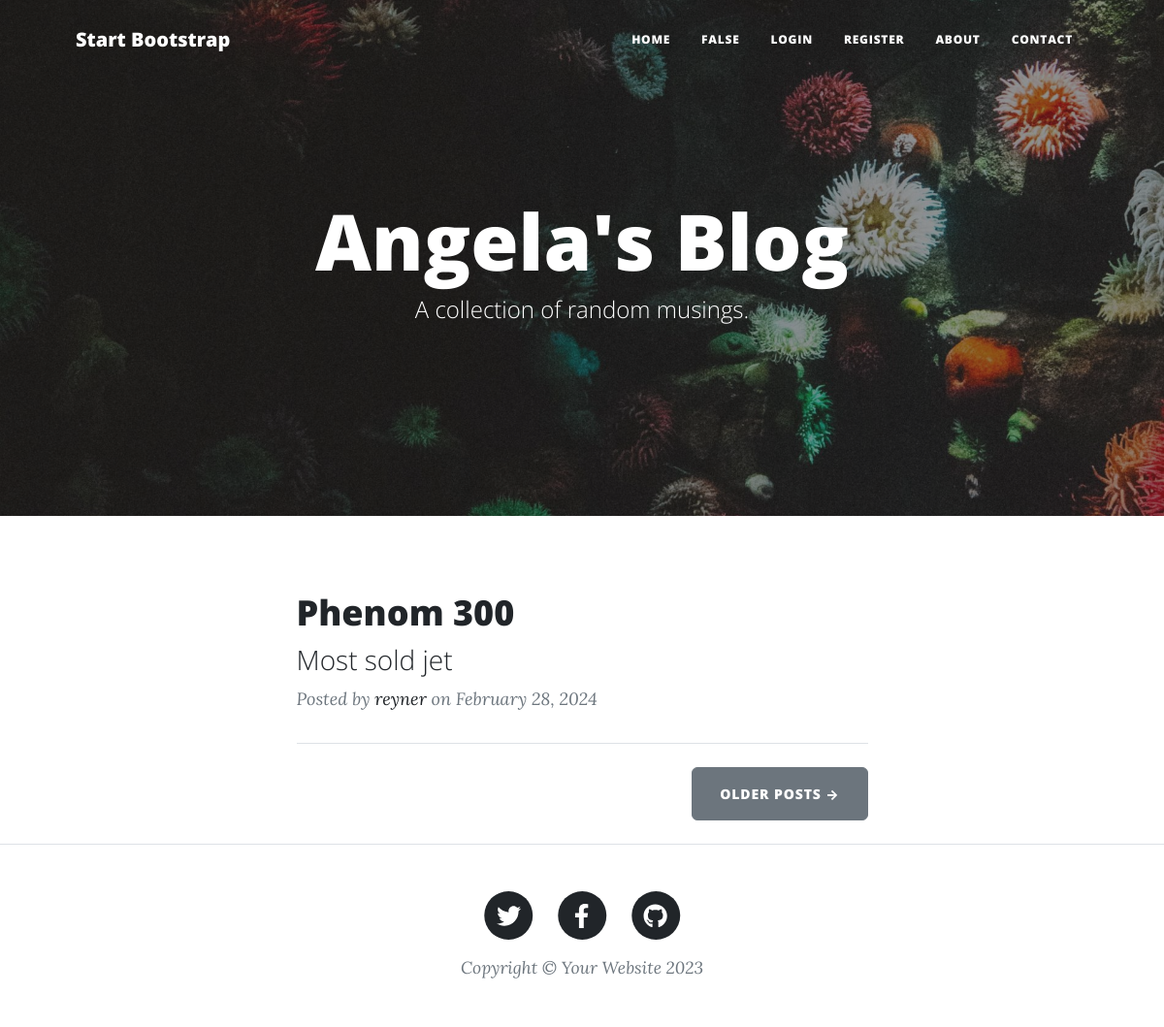
The page / on the database its author committed.
### main.py (models this page shows)
class BlogPost(db.Model):
    __tablename__ = "blog_posts"
    id: Mapped[int] = mapped_column(Integer, primary_key=True)
    author_id: Mapped[int] = mapped_column(Integer, db.ForeignKey('users.id'))
    author = relationship('User', back_populates='posts')
    title: Mapped[str] = mapped_column(String(250), unique=True, nullable=False)
    subtitle: Mapped[str] = mapped_column(String(250), nullable=False)
    date: Mapped[str] = mapped_column(String(250), nullable=False)
    body: Mapped[str] = mapped_column(Text, nullable=False)
    img_url: Mapped[str] = mapped_column(String(250), nullable=False)
    comments = relationship("Comment", back_populates="parent_post")

class User(UserMixin, db.Model):
    __tablename__ = "users"
    id: Mapped[int] = mapped_column(Integer, primary_key=True)
    email: Mapped[str] = mapped_column(String(100), unique=True)
    password: Mapped[str] = mapped_column(String(100))
    name: Mapped[str] = mapped_column(String(100))
    posts = relationship("BlogPost", back_populates="author")
    comments = relationship("Comment", back_populates="comment_author")

### main.py (the view)
@app.route('/')
def get_all_posts():
    result = db.session.execute(db.select(BlogPost))
    posts = result.scalars().all()
    return render_template("index.html", all_posts=posts)

### templates/index.html (shortened to what this page needs)
{% include "header.html" %}
<header
  class="masthead"
  style="background-image: url('../static/assets/img/home-bg.jpg')"
>
  <div class="container position-relative px-4 px-lg-5">
    <div class="row gx-4 gx-lg-5 justify-content-center">
      <div class="col-md-10 col-lg-8 col-xl-7">
        <div class="site-heading">
          <h1>Angela's Blog</h1>
          <span class="subheading">A collection of random musings.</span>
        </div>
      </div>
    </div>
  </div>
</header>
<div class="container px-4 px-lg-5">
  <div class="row gx-4 gx-lg-5 justify-content-center">
    <div class="col-md-10 col-lg-8 col-xl-7">
      {% for post in all_posts %}
      <div class="post-preview">
        <a href="{{ url_for('show_post', post_id=post.id) }}">
          <h2 class="post-title">{{ post.title }}</h2>
          <h3 class="post-subtitle">{{ post.subtitle }}</h3>
        </a>
        <p class="post-meta">
          Posted by
          <a href="#">{{post.author.name}}</a>
          on {{post.date}}
        </p>
      </div>
      <hr class="my-4" />
      {% endfor %}
      <div class="d-flex justify-content-end mb-4">
        <a class="btn btn-secondary text-uppercase" href="#!">Older Posts →</a>
      </div>
    </div>
  </div>
</div>
{% include "footer.html" %}

### templates/header.html (shortened to what this page needs)
<!DOCTYPE html>
<html lang="en">
  <head>
    {% block styles %}
    {{ bootstrap.load_css() }}
    <link
      href="{{ url_for('static', filename='css/styles.css') }}"
      rel="stylesheet"
    />
    {% endblock %}
  </head>
  <body>
    <nav class="navbar navbar-expand-lg navbar-light" id="mainNav">
      <div class="container px-4 px-lg-5">
        <a class="navbar-brand" href="/">Start Bootstrap</a>
        <div class="collapse navbar-collapse" id="navbarResponsive">
          <ul class="navbar-nav ms-auto py-4 py-lg-0">
            <li class="nav-item">
              <a
                class="nav-link px-lg-3 py-3 py-lg-4"
                href="{{ url_for('get_all_posts') }}"
                >Home</a
              >
            </li>
            <li class="nav-item">
              <a href="" class="nav-link px-lg-3 py-3 py-lg-4">{{ current_user.is_authenticated }}</a>
            </li>
            {% if not current_user.is_authenticated: %}
            <li class="nav-item">
              <a
                class="nav-link px-lg-3 py-3 py-lg-4"
                href="{{ url_for('login') }}"
                >Login</a
              >
            </li>
            <li class="nav-item">
              <a
                class="nav-link px-lg-3 py-3 py-lg-4"
                href="{{ url_for('register') }}"
                >Register</a
              >
            </li>
            {% endif %}
            <li class="nav-item">
              <a
                class="nav-link px-lg-3 py-3 py-lg-4"
                href="{{ url_for('about') }}"
                >About</a
              >
            </li>
            <li class="nav-item">
              <a
                class="nav-link px-lg-3 py-3 py-lg-4"
                href="{{ url_for('contact') }}"
                >Contact</a
              >
            </li>
          </ul>
        </div>
      </div>
    </nav>
  </body>
</html>

### templates/footer.html (shortened to what this page needs)
        <footer class="border-top">
          <div class="container px-4 px-lg-5">
              <div class="row gx-4 gx-lg-5 justify-content-center">
                  <div class="col-md-10 col-lg-8 col-xl-7">
                      <ul class="list-inline text-center">
                          <li class="list-inline-item">
                              <a href="#!">
                                  <span class="fa-stack fa-lg">
                                      <i class="fas fa-circle fa-stack-2x"></i>
                                      <i class="fab fa-twitter fa-stack-1x fa-inverse"></i>
                                  </span>
                              </a>
                          </li>
                          <li class="list-inline-item">
                              <a href="#!">
                                  <span class="fa-stack fa-lg">
                                      <i class="fas fa-circle fa-stack-2x"></i>
                                      <i class="fab fa-facebook-f fa-stack-1x fa-inverse"></i>
                                  </span>
                              </a>
                          </li>
                          <li class="list-inline-item">
                              <a href="#!">
                                  <span class="fa-stack fa-lg">
                                      <i class="fas fa-circle fa-stack-2x"></i>
                                      <i class="fab fa-github fa-stack-1x fa-inverse"></i>
                                  </span>
                              </a>
                          </li>
                      </ul>
                      <div class="small text-center text-muted fst-italic">Copyright &copy; Your Website 2023</div>
                  </div>
              </div>
          </div>
      </footer>
  </body>
</html>

### rows shown on the page
BlogPost: title "Phenom 300", subtitle "Most sold jet", author.name "reyner", date "February 28, 2024"

### other values the page prints
{{ current_user.is_authenticated }} "FALSE"
